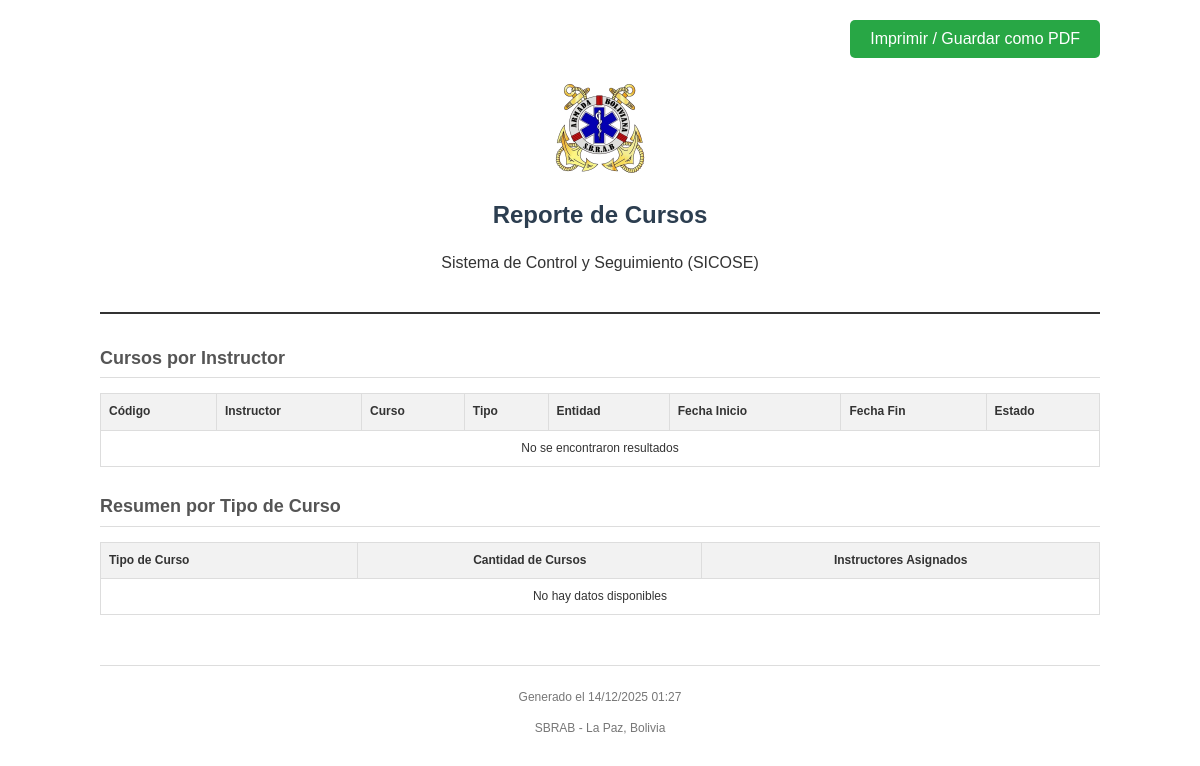
Before: /dashboard/pages/generar_reporte_cursos.php with the older database file.
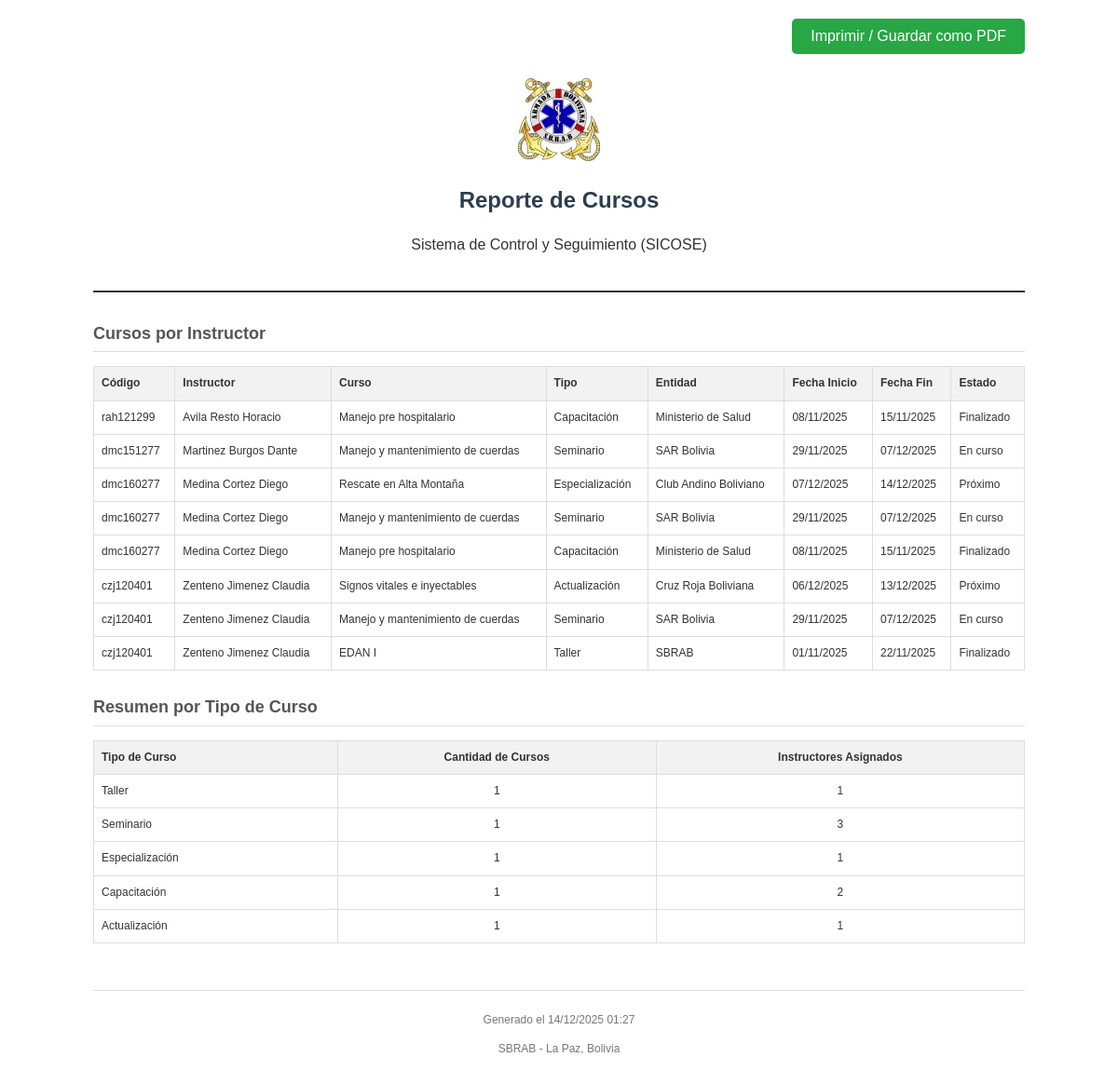
After: the same page with the newer database file.
### tables this page shows
CREATE TABLE instructores (
    id INTEGER PRIMARY KEY AUTOINCREMENT,
    codigo TEXT NOT NULL UNIQUE,
    grado TEXT NOT NULL,
    nombres TEXT NOT NULL,
    apellido_paterno TEXT NOT NULL,
    apellido_materno TEXT NOT NULL,
    cedula TEXT NOT NULL,
    fecha_nacimiento DATE NOT NULL,
    especialidad TEXT NOT NULL,
    estado TEXT NOT NULL
);

CREATE TABLE cursos (
            id INTEGER PRIMARY KEY AUTOINCREMENT,
            tipo TEXT NOT NULL,
            entidad TEXT NOT NULL,
            nombre TEXT NOT NULL,
            fecha_inicio DATE NOT NULL,
            fecha_fin DATE NOT NULL,
            observaciones TEXT
        , estado TEXT DEFAULT 'proximo');

### dashboard/pages/generar_reporte_cursos.php (the view, shortened to what this page needs)
<?php
require_once 'data/db.php';
$params = [];
$sql = "
    SELECT
        i.codigo,
        i.nombres,
        i.apellido_paterno,
        i.apellido_materno,
        c.nombre as curso_nombre,
        c.tipo,
        c.entidad,
        c.fecha_inicio,
        c.fecha_fin,
        c.estado,
        c.observaciones
    FROM instructor_cursos ic
    INNER JOIN instructores i ON ic.instructor_id = i.id
    INNER JOIN cursos c ON ic.curso_id = c.id
";
$sql .= " ORDER BY i.apellido_paterno ASC, c.fecha_inicio DESC";
try {
    $stmt = $pdo->prepare($sql);
    $stmt->execute($params);
    $cursos = $stmt->fetchAll(PDO::FETCH_ASSOC);
} catch (PDOException $e) {
    die("Error al cargar datos: " . $e->getMessage());
}
try {
    $sqlResumen = "
        SELECT
            c.tipo,
            COUNT(DISTINCT c.id) as total_cursos,
            COUNT(DISTINCT ic.instructor_id) as total_instructores
        FROM cursos c
        LEFT JOIN instructor_cursos ic ON c.id = ic.curso_id
        GROUP BY c.tipo
        ORDER BY total_cursos DESC
    ";
    $stmtResumen = $pdo->query($sqlResumen);
    $resumen = $stmtResumen->fetchAll(PDO::FETCH_ASSOC);
} catch (PDOException $e) {
    $resumen = [];
}
?>
<!DOCTYPE html>
<html lang="es">
<head>
</head>
<body>
    <div class="no-print" style="text-align: right;">
        <button onclick="window.print()" class="btn-print">Imprimir / Guardar como PDF</button>
    </div>
    <div class="header">
        <img src="../images/sbrab_escudo.png" alt="Logo SBRAB" class="logo">
        <h1>Reporte de Cursos</h1>
        <p>Sistema de Control y Seguimiento (SICOSE)</p>
    </div>
    <div class="section">
        <h2>Cursos por Instructor</h2>
        <table>
            <thead>
                <tr>
                    <th>Código</th>
                    <th>Instructor</th>
                    <th>Curso</th>
                    <th>Tipo</th>
                    <th>Entidad</th>
                    <th>Fecha Inicio</th>
                    <th>Fecha Fin</th>
                    <th>Estado</th>
                </tr>
            </thead>
            <tbody>
                <?php if (count($cursos) > 0): ?>
                    <?php foreach ($cursos as $row): ?>
                        <tr>
                            <td><?= htmlspecialchars($row['codigo']) ?></td>
                            <td><?= htmlspecialchars($row['apellido_paterno'] . ' ' . $row['apellido_materno'] . ' ' . $row['nombres']) ?></td>
                            <td><?= htmlspecialchars($row['curso_nombre']) ?></td>
                            <td><?= htmlspecialchars($row['tipo']) ?></td>
                            <td><?= htmlspecialchars($row['entidad']) ?></td>
                            <td><?= date('d/m/Y', strtotime($row['fecha_inicio'])) ?></td>
                            <td><?= date('d/m/Y', strtotime($row['fecha_fin'])) ?></td>
                            <td><?= htmlspecialchars($row['estado'] ?? '') ?></td>
                        </tr>
                    <?php endforeach; ?>
                <?php else: ?>
                    <tr>
                        <td colspan="8" style="text-align:center;">No se encontraron resultados</td>
                    </tr>
                <?php endif; ?>
            </tbody>
        </table>
    </div>
    <div class="section">
        <h2>Resumen por Tipo de Curso</h2>
        <table>
            <thead>
                <tr>
                    <th>Tipo de Curso</th>
                    <th style="text-align:center;">Cantidad de Cursos</th>
                    <th style="text-align:center;">Instructores Asignados</th>
                </tr>
            </thead>
            <tbody>
                <?php if (count($resumen) > 0): ?>
                    <?php foreach ($resumen as $row): ?>
                        <tr>
                            <td><?= htmlspecialchars($row['tipo']) ?></td>
                            <td style="text-align:center;"><?= $row['total_cursos'] ?></td>
                            <td style="text-align:center;"><?= $row['total_instructores'] ?></td>
                        </tr>
                    <?php endforeach; ?>
                <?php else: ?>
                    <tr>
                        <td colspan="3" style="text-align:center;">No hay datos disponibles</td>
                    </tr>
                <?php endif; ?>
            </tbody>
        </table>
    </div>
    <div class="footer">
        <p>Generado el <?= date('d/m/Y H:i') ?></p>
        <p>SBRAB - La Paz, Bolivia</p>
    </div>
</body>
</html>

Changed rows visible on the page:
now on this page (row edited): instructores: codigo "rah121299", apellido_paterno+apellido_materno+nombres "Avila Resto Horacio", cursos.nombre "Manejo pre hospitalario", cursos.tipo "Capacitación", cursos.entidad "Ministerio de Salud", cursos.fecha_inicio "08/11/2025", cursos.fecha_fin "15/11/2025", cursos.estado "Finalizado"
now on this page (row edited): instructores: codigo "dmc151277", apellido_paterno+apellido_materno+nombres "Martinez Burgos Dante", cursos.nombre "Manejo y mantenimiento de cuerdas", cursos.tipo "Seminario", cursos.entidad "SAR Bolivia", cursos.fecha_inicio "29/11/2025", cursos.fecha_fin "07/12/2025", cursos.estado "En curso"
now on this page (row edited): instructores: codigo "dmc160277", apellido_paterno+apellido_materno+nombres "Medina Cortez Diego", cursos.nombre "Rescate en Alta Montaña", cursos.tipo "Especialización", cursos.entidad "Club Andino Boliviano", cursos.fecha_inicio "07/12/2025", cursos.fecha_fin "14/12/2025", cursos.estado "Próximo", cursos.nombre "Manejo y mantenimiento de cuerdas", cursos.tipo "Seminario", cursos.entidad "SAR Bolivia", cursos.fecha_inicio "29/11/2025", cursos.fecha_fin "07/12/2025", cursos.estado "En curso", cursos.nombre "Manejo pre hospitalario", cursos.tipo "Capacitación", cursos.entidad "Ministerio de Salud", cursos.fecha_inicio "08/11/2025", cursos.fecha_fin "15/11/2025", cursos.estado "Finalizado"
added instructores: codigo "czj120401", apellido_paterno+apellido_materno+nombres "Zenteno Jimenez Claudia", cursos.nombre "Signos vitales e inyectables", cursos.tipo "Actualización", cursos.entidad "Cruz Roja Boliviana", cursos.fecha_inicio "06/12/2025", cursos.fecha_fin "13/12/2025", cursos.estado "Próximo", cursos.nombre "Manejo y mantenimiento de cuerdas", cursos.tipo "Seminario", cursos.entidad "SAR Bolivia", cursos.fecha_inicio "29/11/2025", cursos.fecha_fin "07/12/2025", cursos.estado "En curso", cursos.nombre "EDAN I", cursos.tipo "Taller", cursos.entidad "SBRAB", cursos.fecha_inicio "01/11/2025", cursos.fecha_fin "22/11/2025", cursos.estado "Finalizado"
Other visible differences:
new list line: "Taller 1 1"
new list line: "Seminario 1 3"
new list line: "Especialización 1 1"
new list line: "Capacitación 1 2"
new list line: "Actualización 1 1"
text no longer shown: "No se encontraron resultados No hay datos disponibles"
